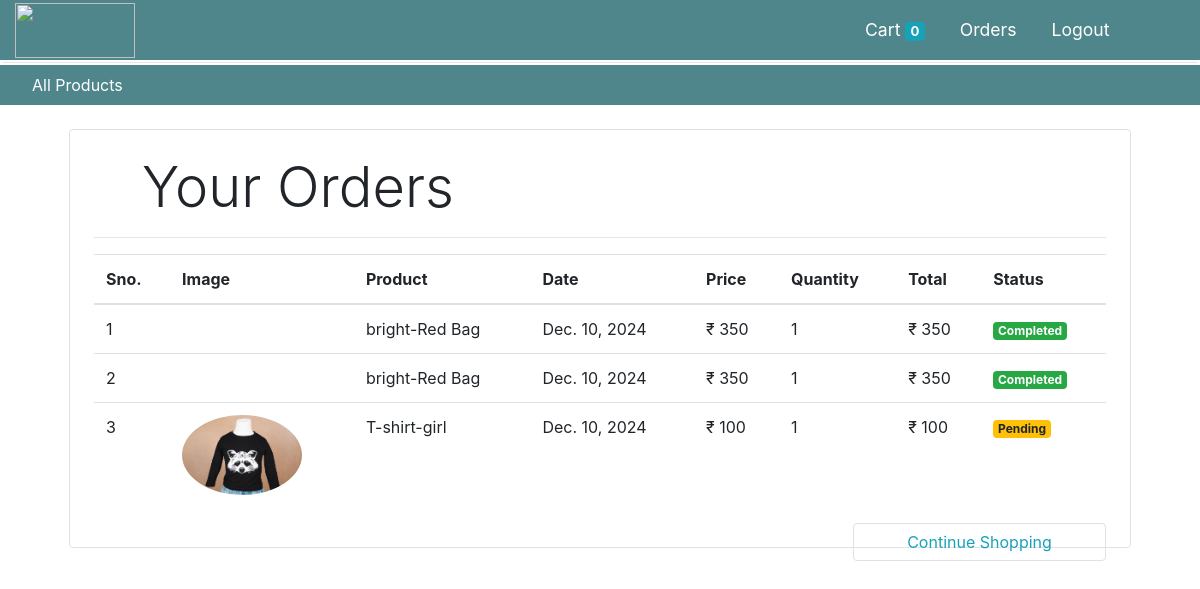
/orders (signed in), run on the app's committed database.
### store/models/orders.py (models this page shows, shortened)
class Orders(models.Model):
    product = models.ForeignKey(Product, on_delete=models.CASCADE)
    customer = models.ForeignKey(Customer, on_delete=models.CASCADE)
    quantity = models.IntegerField(default=1)
    price = models.IntegerField(default=0)
    phone = models.CharField(max_length=50, default='')
    address = models.CharField(max_length=200, default='')
    date = models.DateField(default=datetime.datetime.today)
    status = models.BooleanField(default='False')
    @staticmethod
    def get_orders_by_customer(customer_id):
        return Orders.objects.filter(customer=customer_id).order_by('-date')

### store/models/product.py (models this page shows, shortened)
class Product(models.Model):
    name = models.CharField(max_length=50,default='')
    price = models.IntegerField(default=0)
    category = models.ForeignKey(Category, on_delete=models.CASCADE,default=1)
    description = models.CharField(max_length=200,default='')
    image = models.ImageField(upload_to='products/',default='')

### store/views/orders.py (the view)
# urls.py: path('orders',OredrView.as_view() ,name="orders"),
class OredrView(View):
    @method_decorator(auth_middleware)
    def get(self,request):
        customer = request.session.get('customer')
        orders = Orders.get_orders_by_customer(customer)
        return render(request,'order.html', {'orders':orders})

### store/templatetags/custom_filters.py (called while the page is built)
@register.filter(name="currency")
def currency(number):
    return " ₹ " + str(number)

@register.filter(name="multiply")
def multiply(number,number1):
    return number*number1

### store/templates/order.html
{% extends 'navbar.html' %}
{% block content %}
{% load cart %}
{% load custom_filters %}
<div class="container">
   <div class="border rounded p-4 m-4">
        <p class="display-4 pl-4 ml-4">Your Orders</p>
        <hr>
        <table class="table">
            <thead>
                <tr>
                    <th>Sno.</th>
                    <th>Image</th>
                    <th>Product</th>
                    <th>Date</th>
                    <th>Price</th>
                    <th>Quantity</th>
                    <th>Total</th>
                    <th>Status</th>
                </tr>
            </thead>
            <tbody>
                {% for order in orders %}
                <tr>
                    <td>{{forloop.counter}}</td>
                    <td><img style="height: 80px;" class="rounded-circle" src="{{order.product.image.url}}" alt=""></td>
                    <td>{{order.product.name}}</td>
                    <td>{{order.date}}</td>
                    <td>{{order.price|currency}}</td>
                    <td>{{order.quantity}}</td>
                    <td>{{order.quantity|multiply:order.price|currency}}</td>
                    {% if order.status %}
                    <td><small class="badge badge-success">Completed</small></td>
                    {%else%}
                    <td><small class="badge badge-warning">Pending</small></td>
                    {% endif %}
                </tr>
                {% endfor %}
            </tbody>
        </table>
<a href="/" class="btn btn-outline-info border rounded  col-lg-3 float-right">Continue Shopping</a>
   </div>
</div>
{% endblock %}

### store/templates/navbar.html (style rules this page uses)
* { box-sizing: border-box; }
body { margin: 0; }

### data on the page
Orders: product.name "bright-Red Bag", date "Dec. 10, 2024", price "₹ 350", quantity "1", quantity|multiply "₹ 350", status "Completed"
Orders: product.name "bright-Red Bag", date "Dec. 10, 2024", price "₹ 350", quantity "1", quantity|multiply "₹ 350", status "Completed"
Orders: product.image (picture), product.name "T-shirt-girl", date "Dec. 10, 2024", price "₹ 100", quantity "1", quantity|multiply "₹ 100", status "Pending"

### other printed values
{{ request.session.cart.keys|length }} "0"
